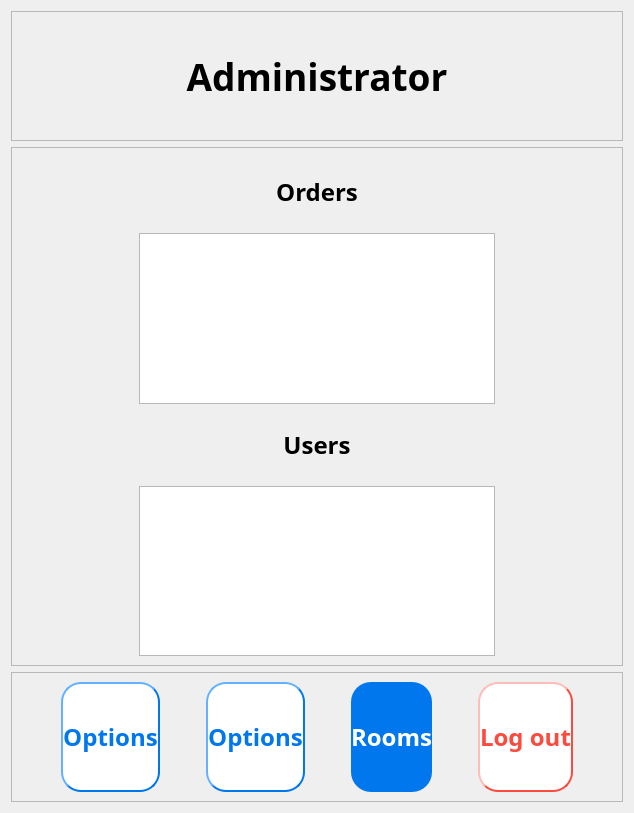
           <widget class="QWidget" name="admin_page16">
            <layout class="QGridLayout" name="gridLayout_92">
             <item row="0" column="0">
              <layout class="QVBoxLayout" name="verticalLayout_28" stretch="1,4,1">
               <item>
                <widget class="QFrame" name="frame_46">
                 <property name="frameShape">
                  <enum>QFrame::StyledPanel</enum>
                 </property>
                 <property name="frameShadow">
                  <enum>QFrame::Raised</enum>
                 </property>
                 <layout class="QGridLayout" name="gridLayout_94">
                  <item row="0" column="0">
                   <layout class="QGridLayout" name="gridLayout_93">
                    <item row="0" column="0">
                     <widget class="QLabel" name="label_43">
                      <property name="font">
                       <font>
                        <family>Bahnschrift SemiBold</family>
                        <pointsize>28</pointsize>
                        <weight>75</weight>
                        <bold>true</bold>
                       </font>
                      </property>
                      <property name="text">
                       <string>Administrator</string>
                      </property>
                      <property name="alignment">
                       <set>Qt::AlignCenter</set>
                      </property>
                     </widget>
                    </item>
                   </layout>
                  </item>
                 </layout>
                </widget>
               </item>
               <item>
                <widget class="QFrame" name="frame_45">
                 <property name="frameShape">
                  <enum>QFrame::StyledPanel</enum>
                 </property>
                 <property name="frameShadow">
                  <enum>QFrame::Raised</enum>
                 </property>
                 <layout class="QGridLayout" name="gridLayout_96">
                  <item row="0" column="0">
                   <layout class="QGridLayout" name="gridLayout_95" columnstretch="1,3,1">
                    <item row="3" column="1">
                     <widget class="QTableWidget" name="orders_2"/>
                    </item>
                    <item row="3" column="2">
                     <spacer name="horizontalSpacer_62">
                      <property name="orientation">
                       <enum>Qt::Horizontal</enum>
                      </property>
                      <property name="sizeHint" stdset="0">
                       <size>
                        <width>40</width>
                        <height>20</height>
                       </size>
                      </property>
                     </spacer>
                    </item>
                    <item row="7" column="1">
                     <widget class="QTableWidget" name="users"/>
                    </item>
                    <item row="3" column="0">
                     <spacer name="horizontalSpacer_61">
                      <property name="orientation">
                       <enum>Qt::Horizontal</enum>
                      </property>
                      <property name="sizeHint" stdset="0">
                       <size>
                        <width>40</width>
                        <height>20</height>
                       </size>
                      </property>
                     </spacer>
                    </item>
                    <item row="1" column="1">
                     <widget class="QLabel" name="label_44">
                      <property name="font">
                       <font>
                        <family>Bahnschrift SemiBold</family>
                        <pointsize>18</pointsize>
                        <weight>75</weight>
                        <bold>true</bold>
                       </font>
                      </property>
                      <property name="text">
                       <string>Orders</string>
                      </property>
                      <property name="alignment">
                       <set>Qt::AlignCenter</set>
                      </property>
                     </widget>
                    </item>
                    <item row="5" column="1">
                     <widget class="QLabel" name="label_45">
                      <property name="font">
                       <font>
                        <family>Bahnschrift SemiBold</family>
                        <pointsize>18</pointsize>
                        <weight>75</weight>
                        <bold>true</bold>
                       </font>
                      </property>
                      <property name="text">
                       <string>Users</string>
                      </property>
                      <property name="alignment">
                       <set>Qt::AlignCenter</set>
                      </property>
                     </widget>
                    </item>
                    <item row="4" column="1">
                     <spacer name="verticalSpacer_37">
                      <property name="orientation">
                       <enum>Qt::Vertical</enum>
                      </property>
                      <property name="sizeHint" stdset="0">
                       <size>
                        <width>20</width>
                        <height>40</height>
                       </size>
                      </property>
                     </spacer>
                    </item>
                    <item row="0" column="1">
                     <spacer name="verticalSpacer_35">
                      <property name="orientation">
                       <enum>Qt::Vertical</enum>
                      </property>
                      <property name="sizeHint" stdset="0">
                       <size>
                        <width>20</width>
                        <height>40</height>
                       </size>
                      </property>
                     </spacer>
                    </item>
                    <item row="2" column="1">
                     <spacer name="verticalSpacer_36">
                      <property name="orientation">
                       <enum>Qt::Vertical</enum>
                      </property>
                      <property name="sizeHint" stdset="0">
                       <size>
                        <width>20</width>
                        <height>40</height>
                       </size>
                      </property>
                     </spacer>
                    </item>
                    <item row="6" column="1">
                     <spacer name="verticalSpacer_38">
                      <property name="orientation">
                       <enum>Qt::Vertical</enum>
                      </property>
                      <property name="sizeHint" stdset="0">
                       <size>
                        <width>20</width>
                        <height>40</height>
                       </size>
                      </property>
                     </spacer>
                    </item>
                   </layout>
                  </item>
                 </layout>
                </widget>
               </item>
               <item>
                <widget class="QFrame" name="frame_44">
                 <property name="frameShape">
                  <enum>QFrame::StyledPanel</enum>
                 </property>
                 <property name="frameShadow">
                  <enum>QFrame::Raised</enum>
                 </property>
                 <layout class="QGridLayout" name="gridLayout_98">
                  <item row="0" column="0">
                   <layout class="QGridLayout" name="gridLayout_97" columnstretch="1,2,1,2,1,2,1,2,1">
                    <item row="0" column="7">
                     <widget class="QPushButton" name="to_sign_in_page_4">
                      <property name="sizePolicy">
                       <sizepolicy hsizetype="Minimum" vsizetype="Expanding">
                        <horstretch>0</horstretch>
                        <verstretch>0</verstretch>
                       </sizepolicy>
                      </property>
                      <property name="font">
                       <font>
                        <family>Bahnschrift SemiBold</family>
                        <pointsize>18</pointsize>
                        <weight>75</weight>
                        <bold>true</bold>
                       </font>
                      </property>
                      <property name="styleSheet">
                       <string notr="true">QPushButton{background-color: rgb(255,255,255); border-radius:20px; color:rgb(251, 74, 62);border-width:2px;border-color:rgb(251, 74, 62);border-style:outset;}</string>
                      </property>
                      <property name="text">
                       <string>Log out</string>
                      </property>
                     </widget>
                    </item>
                    <item row="0" column="8">
                     <spacer name="horizontalSpacer_66">
                      <property name="orientation">
                       <enum>Qt::Horizontal</enum>
                      </property>
                      <property name="sizeHint" stdset="0">
                       <size>
                        <width>40</width>
                        <height>20</height>
                       </size>
                      </property>
                     </spacer>
                    </item>
                    <item row="0" column="5">
                     <widget class="QPushButton" name="to_room_page">
                      <property name="sizePolicy">
                       <sizepolicy hsizetype="Minimum" vsizetype="Expanding">
                        <horstretch>0</horstretch>
                        <verstretch>0</verstretch>
                       </sizepolicy>
                      </property>
                      <property name="font">
                       <font>
                        <family>Bahnschrift SemiBold</family>
                        <pointsize>18</pointsize>
                        <weight>75</weight>
                        <bold>true</bold>
                       </font>
                      </property>
                      <property name="styleSheet">
                       <string notr="true">QPushButton{background-color: rgb(0, 119, 237); border-radius:20px; color:rgb(255,255,255);}</string>
                      </property>
                      <property name="text">
                       <string>Rooms</string>
                      </property>
                     </widget>
                    </item>
                    <item row="0" column="3">
                     <widget class="QPushButton" name="pushButton">
                      <property name="sizePolicy">
                       <sizepolicy hsizetype="Expanding" vsizetype="Expanding">
                        <horstretch>0</horstretch>
                        <verstretch>0</verstretch>
                       </sizepolicy>
                      </property>
                      <property name="font">
                       <font>
                        <family>Bahnschrift SemiBold</family>
                        <pointsize>18</pointsize>
                        <weight>75</weight>
                        <bold>true</bold>
                       </font>
                      </property>
                      <property name="styleSheet">
                       <string notr="true">QPushButton{background-color: rgb(255,255,255); border-radius:20px; color:rgb(0, 119, 237);border-width:2px;border-color:rgb(0, 119, 237);border-style:outset;}</string>
                      </property>
                      <property name="text">
                       <string>Options</string>
                      </property>
                     </widget>
                    </item>
                    <item row="0" column="6">
                     <spacer name="horizontalSpacer_65">
                      <property name="orientation">
                       <enum>Qt::Horizontal</enum>
                      </property>
                      <property name="sizeHint" stdset="0">
                       <size>
                        <width>40</width>
                        <height>20</height>
                       </size>
                      </property>
                     </spacer>
                    </item>
                    <item row="0" column="0">
                     <spacer name="horizontalSpacer_63">
                      <property name="orientation">
                       <enum>Qt::Horizontal</enum>
                      </property>
                      <property name="sizeHint" stdset="0">
                       <size>
                        <width>40</width>
                        <height>20</height>
                       </size>
                      </property>
                     </spacer>
                    </item>
                    <item row="0" column="4">
                     <spacer name="horizontalSpacer_64">
                      <property name="orientation">
                       <enum>Qt::Horizontal</enum>
                      </property>
                      <property name="sizeHint" stdset="0">
                       <size>
                        <width>40</width>
                        <height>20</height>
                       </size>
                      </property>
                     </spacer>
                    </item>
                    <item row="0" column="1">
                     <widget class="QPushButton" name="if_to_op_page">
                      <property name="sizePolicy">
                       <sizepolicy hsizetype="Minimum" vsizetype="Expanding">
                        <horstretch>0</horstretch>
                        <verstretch>0</verstretch>
                       </sizepolicy>
                      </property>
                      <property name="font">
                       <font>
                        <family>Bahnschrift SemiBold</family>
                        <pointsize>18</pointsize>
                        <weight>75</weight>
                        <bold>true</bold>
                       </font>
                      </property>
                      <property name="styleSheet">
                       <string notr="true">QPushButton{background-color: rgb(255,255,255); border-radius:20px; color:rgb(0, 119, 237);border-width:2px;border-color:rgb(0, 119, 237);border-style:outset;}</string>
                      </property>
                      <property name="text">
                       <string>Options</string>
                      </property>
                     </widget>
                    </item>
                    <item row="0" column="2">
                     <spacer name="horizontalSpacer_118">
                      <property name="orientation">
                       <enum>Qt::Horizontal</enum>
                      </property>
                      <property name="sizeHint" stdset="0">
                       <size>
                        <width>40</width>
                        <height>20</height>
                       </size>
                      </property>
                     </spacer>
                    </item>
                   </layout>
                  </item>
                 </layout>
                </widget>
               </item>
              </layout>
             </item>
            </layout>
           </widget>
